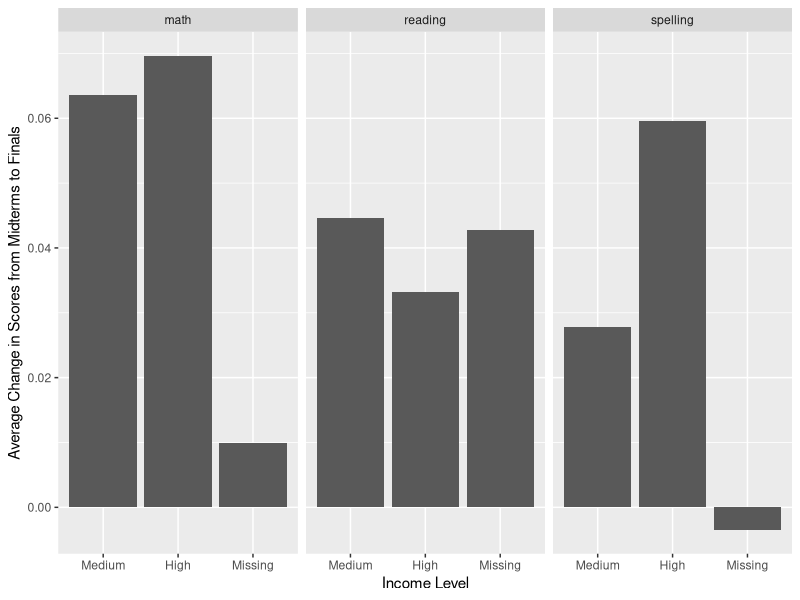

Write R code to recreate this figure.
## ---- chunk 1
library(tidyverse) 

covid <- read_csv("data/factored_covid.csv")
## ---- chunk 2
covid |>
  filter(str_detect(VARIABLES, "income")) |>
  mutate(income_level = as.factor(str_to_sentence(str_extract(VARIABLES, "Medium|High|missing")))) |>
  mutate(income_level = fct_relevel(income_level, c("Medium", "High", "Missing"))) |>
  select(-VARIABLES, -...1, -...2) |>
  group_by(income_level, subject) |>
  summarize(mean_scores_diff = mean(scores_diff)) |>
  ggplot(aes(y = mean_scores_diff, x = income_level)) +
  geom_col() +
  facet_wrap(~subject) +
  labs(x = "Income Level", y = "Average Change in Scores from Midterms to Finals")
